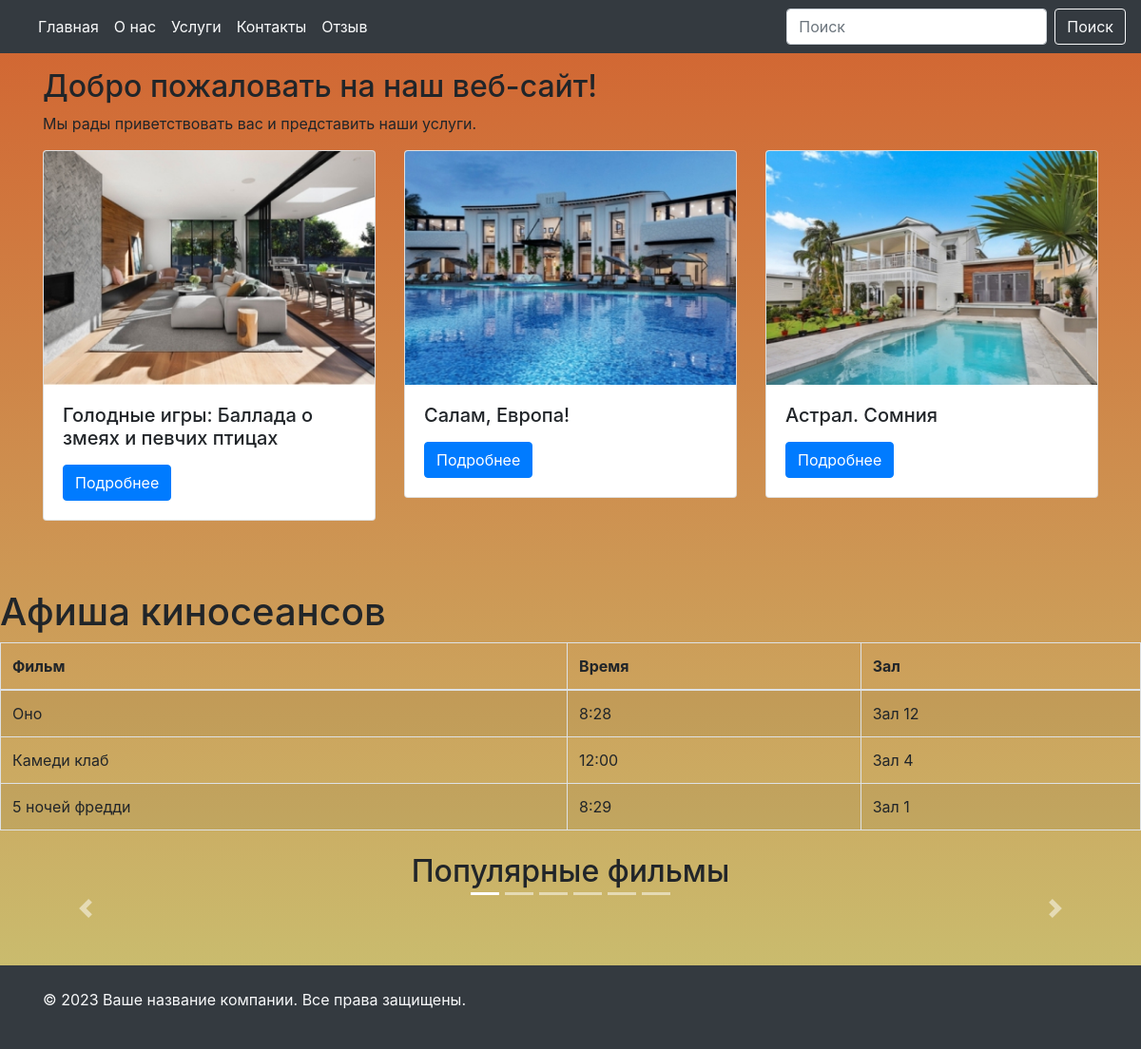
/film_list/, run on an earlier commit of the app's database.
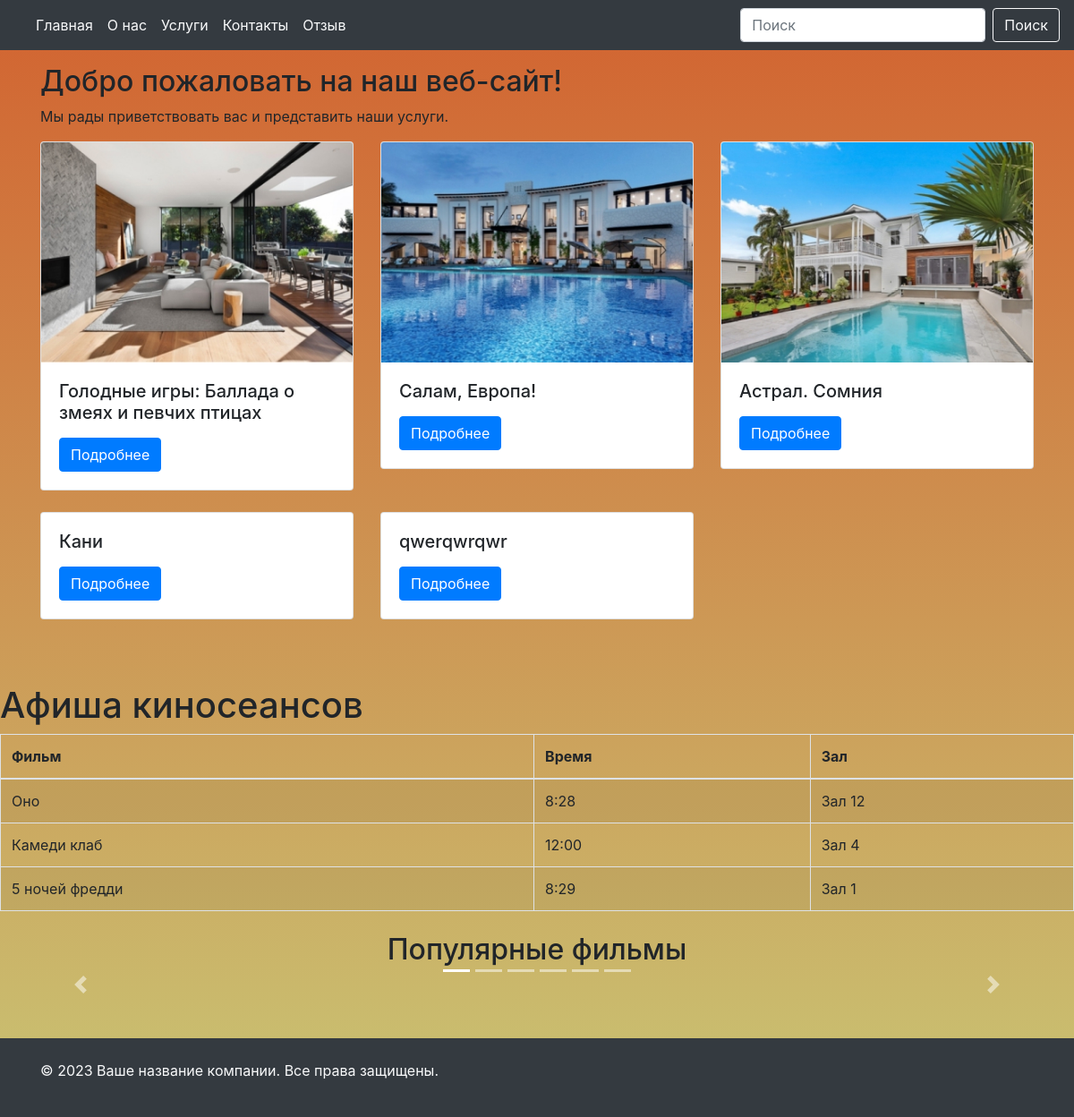
And on a later commit of the database.
### main_page/models.py (models this page shows, shortened)
class FilmListModel(models.Model):
    GENRE = (
        ('Комедия', 'Комедия'),
        ('Хоррор', 'Хоррор'),
        ('Драмма', 'Драмма')
    )
    title = models.CharField(max_length=100, verbose_name='Напишите название фильма')
    image = models.ImageField(upload_to='films/', verbose_name='Добавьте фото')
    year = models.DateField(verbose_name='Укажите год выпуска')
    director = models.CharField(max_length=100, verbose_name='Укажите режисера')
    genre = models.CharField(max_length=100, choices=GENRE)
    description = models.TextField(blank=True, verbose_name='Описание фильма')
    created_at = models.DateTimeField(auto_now_add=True)
    class Meta:
        verbose_name = 'Фильм'
        verbose_name_plural = 'Фильмы'

class Afisha(models.Model):
    film = models.CharField(max_length=100, verbose_name='Название фильма Афиша')
    time = models.TimeField(verbose_name='Начало фильма')
    area = models.PositiveIntegerField(default=1)

class Slider(models.Model):
    slide = models.URLField()

### main_page/views.py (the view)
# urls.py: path('film_list/', film_list_view, name='film_list'),
def film_list_view(request):
    if request.method == "GET":
        film_list = FilmListModel.objects.all()
        afisha_list = Afisha.objects.all()
        slider_list = Slider.objects.all()
        return render(request, template_name='films/index.html', context={
            'film_list': film_list,
            'afisha_list': afisha_list,
            'slider_list': slider_list
        })

### templates/films/index.html (shortened to what this page needs)
{% include 'header_and_footer/header.html' %}
<div class="container my-5 mt-4">
  <h2>Добро пожаловать на наш веб-сайт!</h2>
  <p>Мы рады приветствовать вас и представить наши услуги.</p>
  <div class="row">
      {% for i in film_list %}
    <div class="col-md-4">
      <div class="card mb-4">
        <img src="{{i.image.url}}" class="card-img-top" alt="">
        <div class="card-body">
          <h5 class="card-title">{{i.title}}</h5>
          <a href="/film_list/{{i.id}}/" class="btn btn-primary">Подробнее</a>
        </div>
      </div>
    </div>
        {% endfor %}
  </div>
</div>
 <h1 class="mt-4">Афиша киносеансов</h1>
    <table class="table table-bordered table-striped">
        <thead>
            <tr>
                <th>Фильм</th>
                <th>Время</th>
                <th>Зал</th>
            </tr>
        </thead>
        <tbody>
            {% for i in afisha_list %}
            <tr>
                <td>{{i.film}}</td>
                <td>{{i.time}}</td>
                <td>Зал {{i.area}}</td>
            </tr>
            {% endfor %}
        </tbody>
    </table>
<h2 class="mt-4 text-center">Популярные фильмы</h2>
 <div id="myCarousel" class="carousel slide" data-ride="carousel">
    <ol class="carousel-indicators">
        {% for slide in slider_list %}
        <li data-target="#myCarousel" data-slide-to="{{ forloop.counter0 }}" {% if forloop.first %}class="active"{% endif %}></li>
        {% endfor %}
    </ol>
    <div class="carousel-inner">
        {% for slide in slider_list %}
        <div class="carousel-item {% if forloop.first %}active{% endif %} text-center">
            <div class="carousel-caption">
            </div>
        </div>
        {% endfor %}
    </div>
    <a class="carousel-control-prev" href="#myCarousel" role="button" data-slide="prev">
        <span class="carousel-control-prev-icon" aria-hidden="true"></span>
    </a>
    <a class="carousel-control-next" href="#myCarousel" role="button" data-slide="next">
        <span class="carousel-control-next-icon" aria-hidden="true"></span>
    </a>
</div>
{% include 'header_and_footer/footer.html' %}

What changed in the data, as far as the page shows it:
added FilmListModel: title "Кани"
added FilmListModel: title "qwerqwrqwr"
